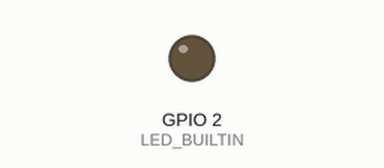
The sketch below on a simulated ESP32. Shown: output pins drawn as LEDs (lit = HIGH). Dashed ring = blinking.

Above: at 1.0 s.
At 2.5 s:
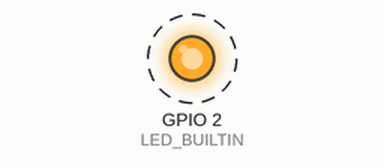
Timing chart, 0 to 4.6 s (numbered marks = the images above):
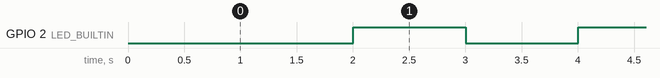

The sketch:

pico_led_blink.ino
```cpp
#define LED_PIN 25

unsigned long last_led_change;
bool enable = true;
float frequency = 1;
bool toggle = HIGH;

void setup()
{
  pinMode(LED_BUILTIN, OUTPUT);

  last_led_change = millis();
}

void loop()
{
  if (enable == false)
  {
    return;
  }

  unsigned long now = millis();

  if (last_led_change + 1000 / frequency  < now)
  {
    toggle =! toggle;
    digitalWrite(LED_BUILTIN, toggle);
    last_led_change = now;
  }
}
```

Measured:
- by itself, GPIO 2 (LED_BUILTIN): alternates HIGH for 1.0 s and LOW for 1.0 s
